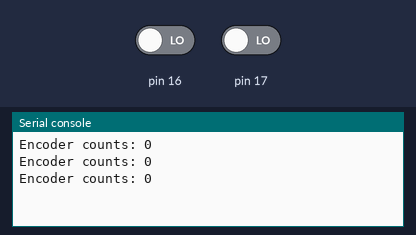
The program below on a simulated MicroPython board. Shown: the last lines printed to the serial console. The inputs (shaded band) are chosen by the test bench; at power-on: pin 16 LOW, pin 17 LOW.

Above: at 1.2 s.
1.3 s: pin 16 driven HIGH
At 1.9 s:
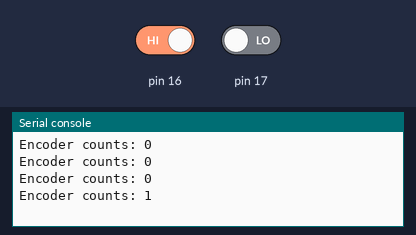
2.8 s: pin 17 driven HIGH
At 3.4 s:
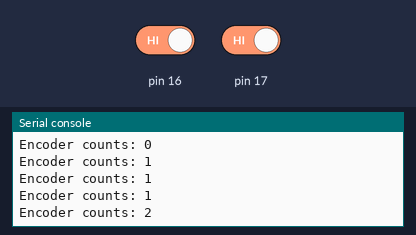
4.3 s: pin 16 driven LOW
At 4.9 s:
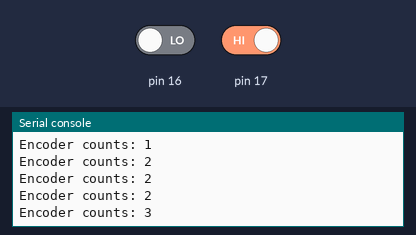
5.8 s: pin 17 driven LOW
At 6.4 s:
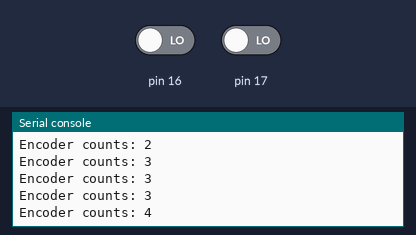
Timing chart, 0 to 8.3 s (numbered marks = the images above; inputs shaded):
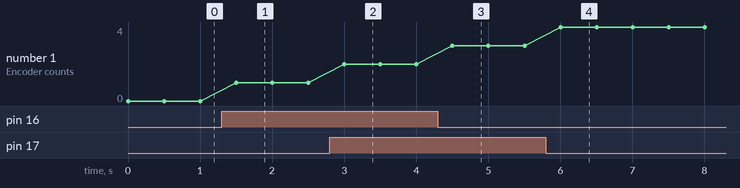

Measured:
- after the input at 1.3 s, the serial console: prints a new line after 0.20 s (image 1)
- after the input at 2.8 s, the serial console: prints a new line after 0.20 s (image 2)
- after the input at 4.3 s, the serial console: prints a new line after 0.20 s (image 3)
- after the input at 5.8 s, the serial console: prints a new line after 0.20 s (image 4)
- plotted number 1: 0 → 1 after the input at 1.3 s, 1 → 2 after the input at 2.8 s, 2 → 3 after the input at 4.3 s, 3 → 4 after the input at 5.8 s

The program:

encoder.py
```python
from machine import Pin


class Encoder:
    """ A class to read a quadrature encoder using two GPIO pins.
    """
    def __init__(self, ch_a_id: int, ch_b_id: int):
        """ Initialize the encoder with two GPIO pins for channels A and B.

        Args:
            ch_a_id (int): GPIO pin number for channel A.
            ch_b_id (int): GPIO pin number for channel B.
        """
        # GPIO pins setup
        self.ch_a = Pin(ch_a_id, Pin.IN)
        self.ch_b = Pin(ch_b_id, Pin.IN)
        self.ch_a.irq(
            trigger=Pin.IRQ_RISING | Pin.IRQ_FALLING,
            handler=self.update_counts_a
        )
        self.ch_b.irq(
            trigger=Pin.IRQ_RISING | Pin.IRQ_FALLING,
            handler=self.update_counts_b
        )
        # Variables
        self.counts = 0


    def update_counts_a(self, pin):
        val_a = pin.value()
        val_b = self.ch_b.value()
        if val_a == 0:  # Channel A Falling
            if val_b == 0:  # B leads A
                self.counts -= 1
            else:  # A leads B
                self.counts += 1
        else:  # Channel A Rising
            if val_b == 0:  # A leads B
                self.counts += 1
            else:  # B leads A
                self.counts -= 1

    def update_counts_b(self, pin):
        val_b = pin.value()
        val_a = self.ch_a.value()
        if val_b == 0:  # Channel B Falling
            if val_a == 0:  # A leads B
                self.counts += 1
            else:  # B leads A
                self.counts -= 1
        else:  # Channel B Rising
            if val_a == 0:  # B leads A
                self.counts -= 1
            else:  # A leads B
                self.counts += 1


if __name__ == "__main__":
    from time import sleep

    # SETUP
    e = Encoder(ch_a_id=16, ch_b_id=17)

    # LOOP
    while True:
        print(f"Encoder counts: {e.counts}")
        sleep(0.5)
```
